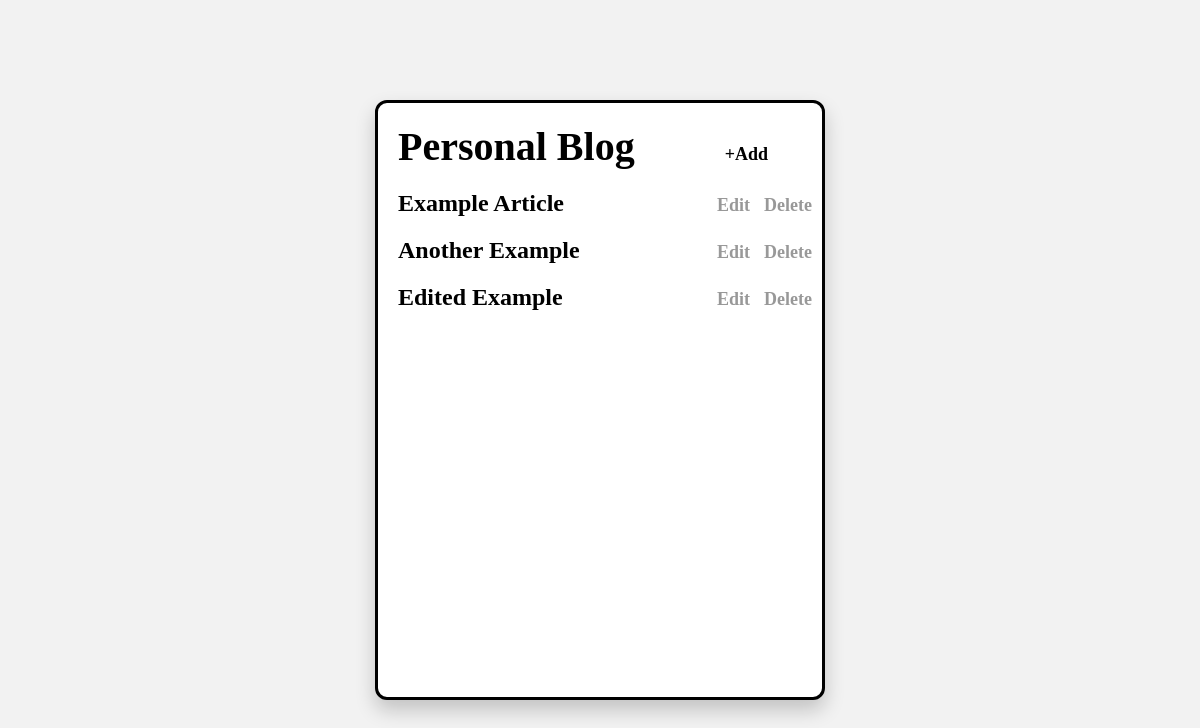
The app's page /admin/dashboard (signed in), older data.
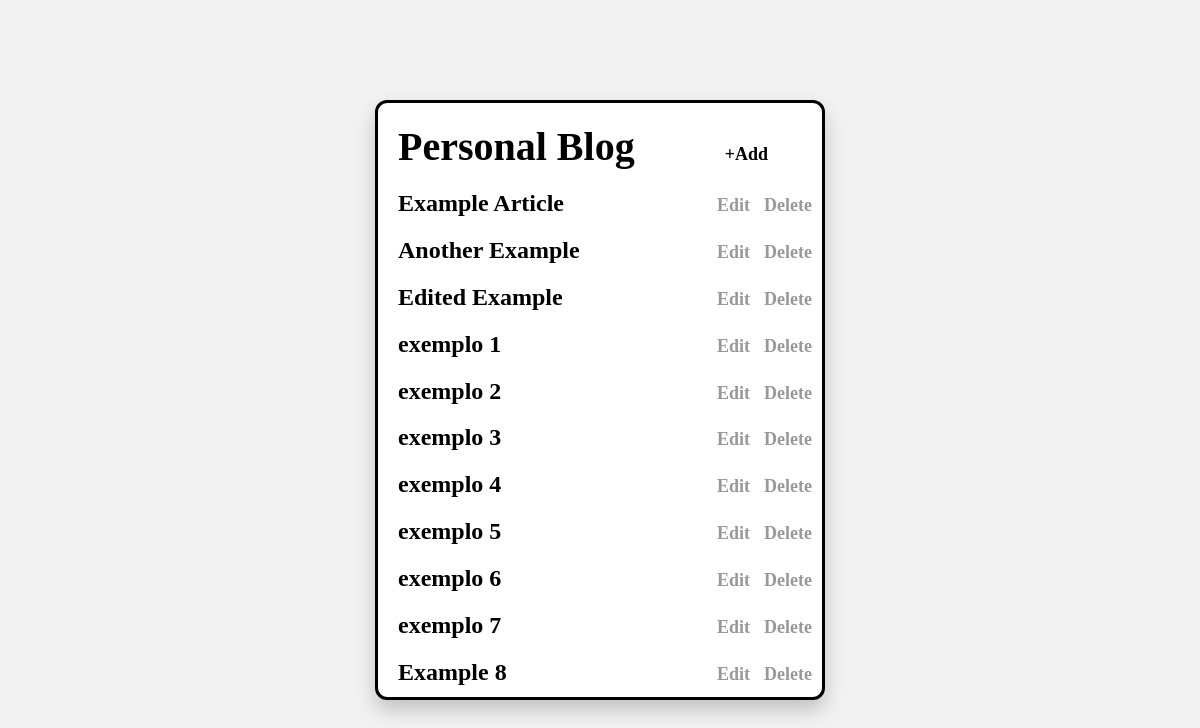
The same page, newer data.
### tables this page shows
CREATE TABLE articles (
        id INTEGER PRIMARY KEY AUTOINCREMENT,
        title TEXT NOT NULL,
        date TEXT NOT NULL,
        content TEXT NOT NULL,
        user_id INTEGER NOT NULL,
        FOREIGN KEY (user_id) REFERENCES users (id)
    );

### app.py (the view)
@app.route('/admin/dashboard')
def admin_dashboard():
    conn = get_db_connection()
    articles = conn.execute('SELECT id, title FROM articles WHERE user_id = ?', (session.get('user_id'),)).fetchall()
    conn.close()
    return render_template('admin_section/dashboard.html', articles=articles)

### app.py (called while the page is built)
def get_db_connection():
    conn = sqlite3.connect('database.db')
    conn.row_factory = sqlite3.Row
    return conn

### templates/admin_section/dashboard.html (shortened to what this page needs)
<!DOCTYPE html>
<html lang="en">
<head>
    <link rel="stylesheet" href="../static/style.css">
</head>
<body>
    <div class="tall-box" style="overflow-y: auto; max-height: 90vh;">
        <div class="entry-title-left">Personal Blog <button class="add-button"
                onclick="location.href='{{ url_for('add_article') }}';">+Add</button></div>
        <div style="margin-left: 10px;">
            {% for article in articles %}
            <div
                style="display: flex; align-items: baseline; justify-content: space-between; margin-left: 10px; height: 100%;">
                <h2 style="margin-bottom: 0;">{{ article['title'] }}</h2>
                <div>
                    <button class="text-button" style="margin-right: 10px;"
                        onclick="location.href='{{ url_for('edit_article', article_id=article['id']) }}';">Edit</button>
                    <form action="{{ url_for('delete_article', article_id=article['id']) }}" method="POST"
                        style="display: inline;">
                        <button class="text-button" style="margin-right: 10px;">Delete</button>
                    </form>
                </div>
            </div>
            {% endfor %}
        </div>
    </div>
</body>
</html>

### static/style.css (style rules this page uses)
body { margin: 0; height: 100vh; display: flex; justify-content: center; align-items: center; background-color: #f2f2f2; font-family: 'Cosmic Sans MS', 'Cosmic Sans', cursive; }
.tall-box { width: 450px; height: 600px; background-color: #ffffff; border-radius: 12px; box-shadow: 0 10px 20px rgba(0, 0, 0, 0.2); border: 3.5px solid #000; overflow: hidden; box-sizing: border-box; }
.entry-title-left { display: block; font-size: 40px; font-weight: bold; color: #000; margin-top: 20px; text-align: left; margin-left: 20px; }
.add-button { background: none; border: none; color: #000; font-size: 18px; font-family: 'Comic Sans MS', 'Comic Sans', cursive; font-weight: bold; cursor: pointer; padding: 0; margin-left: 80px; }
.text-button { background: none; border: none; color: #000; font-size: 18px; font-family: 'Comic Sans MS', 'Comic Sans', cursive; font-weight: bold; cursor: pointer; padding: 0; opacity: 0.4; transition: opacity 0.3s ease; }

Row changes from the older to the newer data that the page shows:
added articles: title "exemplo 1"
added articles: title "exemplo 2"
added articles: title "exemplo 3"
added articles: title "exemplo 4"
added articles: title "exemplo 5"
added articles: title "exemplo 6"
added articles: title "exemplo 7"
added articles: title "Example 8"
